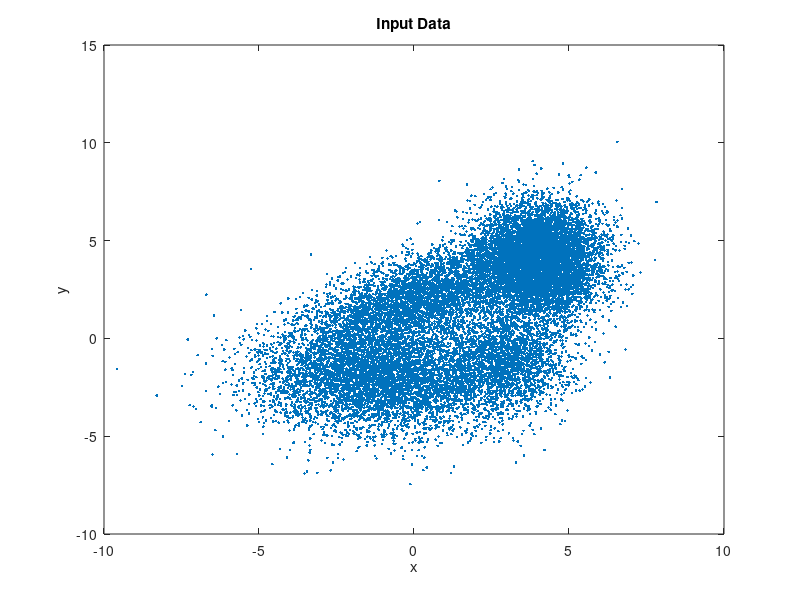
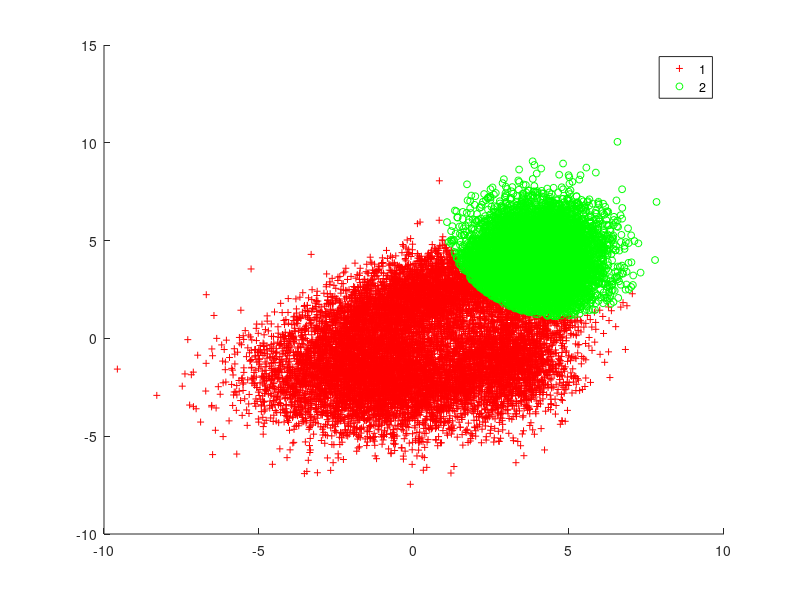

Reproduce these figures in MATLAB, in order. (Note: this script raises an error after producing the figures.)
%% KMA/MME Insert title

% Clear Sequence
clear all, close all %#ok<CLALL>

% Wait 0.01s (sometimes, clear all does not delete everything)
pause(0.01)

%% Import Data

Data = importdata('sp4_data.mat');
x = Data(:, 1); y = Data(:, 2);

%% Plot Input Data

figure; plot(x, y, '.');
title('Input Data'); xlabel('x'); ylabel('y');
saveas(gcf, 'fig1', 'epsc')

%% MATLAB EM Results

GMModel = fitgmdist(Data, 2);
idx = cluster(GMModel, Data);

figure; h = gscatter(x, y, idx, 'rg','+o',5); hold on;
gmPDF = @(x,y) arrayfun(@(x0,y0) pdf(GMModel,[x0 y0]),x,y);
g = gca; fcontour(gmPDF,[g.XLim g.YLim]);
title('{\bf Scatter Plot and Fitted Gaussian Mixture Contours}')
legend(h,'Model0','Model1'); hold off;

saveas(gcf, 'fig2', 'epsc')

%% Custom EM

% number of points in each cluster
num_points = length(Data); 

% make some initial guess
Param = InitialGuess(Data);

%% run EM to find the parameters 

% Preallocate error vector
errors = zeros(5, 1);

% Something large to begin with, counter & precision
error = 10000; iter = 0; epsilon = 0.001;

% Output Table format text
formatSpec = 'iteration: %d, error: %2.4f, mu1: [%2.4f %2.4f], mu2: [%2.4f %2.4f] \n';

while error > epsilon
    iter = iter + 1;

    %% Expectation Step
    Data_ = expectation(Data, Param);
    
    %% Maximization Step
    Param_ = maximization(Data_, Param);
    
    %% Calculate the Error From the Previous Params
    error = norm(Param.mu1 - Param_.mu1) + norm(Param.mu2 - Param_.mu2);
    
    % Print table
    fprintf(formatSpec, iter, error, Param_.mu1, Param_.mu2);    

    % Just Assign Variables
    errors(iter) = error; Data = Data_; Param = Param_;
    
    % Let's Make an Order
    clear Data_ Param_
end

%% plot the results

Data(:, 3) = changem(Data(:,3), [1 2], [2 1]);
figure; h = gscatter(Data(:,1), Data(:,2), Data(:,3), 'rg', '+o', 5);
title('Custom EM Results'); xlabel('x'); ylabel('y');
legend(h, 'Model0', 'Model1');
saveas(gcf, 'fig3', 'epsc')

%% Plot Error Curve

figure; plot(1:iter, errors, '.-'); title('Error to Iteration No');
xlabel('Iteration No'); ylabel('||\lambda_i - \lambda_{i - 1}||_2');
saveas(gcf, 'fig4', 'epsc')

% End of Script
